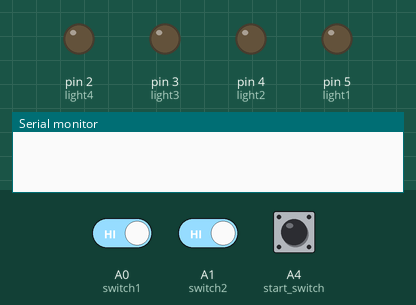
A sketch run on a simulated Arduino Uno, built with avr-gcc and run on an emulated ATmega328P. Parts: output pins drawn as LEDs (lit = HIGH), the last lines printed to the serial monitor. Dashed ring = blinking. The test bench sets the inputs (shaded band); at power-on: A4 (start_switch) HIGH, A0 (switch1) HIGH, A1 (switch2) HIGH. Random numbers use the default seed unless the sketch sets one.

Above: at 1.2 s.
1.3 s: A4 (start_switch) pulled LOW for 0.15 s
At 2.1 s:
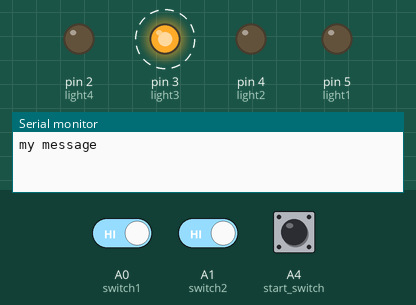
At 4.2 s:
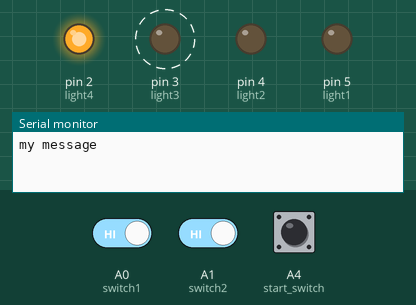
4.4 s: A0 (switch1) driven LOW and A1 (switch2) driven LOW
At 10.0 s:
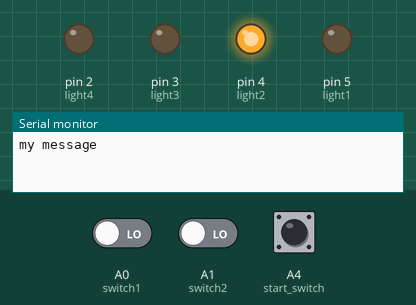
10.4 s: A0 (switch1) driven HIGH
Timing chart, 0 to 19.4 s (numbered marks = the images above; inputs shaded):
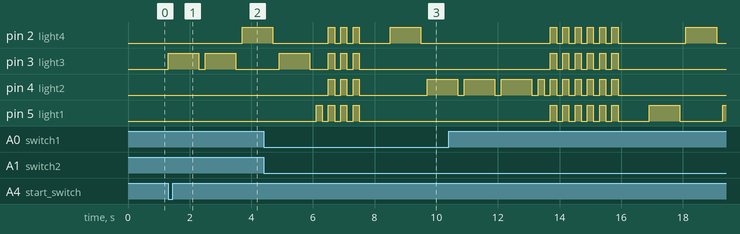

The sketch:

simon_says.ino
```cpp
// C++ code
//
const int switch1 = A0;
const int switch2 = A1;
const int switch3 = A2;
const int switch4 = A3;

const int start_switch = A4;

const int light1 = 5;
const int light2 = 4;
const int light3 = 3;
const int light4 = 2;

const int sequence_size = 4;
int sequence[sequence_size];
int input_sequence[sequence_size];

bool started = false;
const int chances = 3;
int errors = 0;

int error_repetition = 3;

void setup() {
  Serial.begin(9600);
  pinMode(switch1, INPUT);
  pinMode(switch2, INPUT);
  pinMode(switch3, INPUT);
  pinMode(switch4, INPUT);

  pinMode(light1, OUTPUT);
  pinMode(light2, OUTPUT);
  pinMode(light3, OUTPUT);
  pinMode(light4, OUTPUT);

  digitalWrite(light1, LOW);
  digitalWrite(light2, LOW);
  digitalWrite(light3, LOW);
  digitalWrite(light4, LOW);
}

void loop()
{
  if (errors == chances)
  {
     errors = 0;
    error_repetition = 3;
    started = false;
  }
  if (digitalRead(start_switch) == LOW && started == false)
  {
    started = true;
    Serial.println("my message");
  }
  if (started == true && errors < chances)
  {
    set_sequence();
    get_sequence();
  }


}

void set_sequence()
{
  randomSeed(millis()); //in this way is really random!!!

  for (int i = 0; i < sequence_size; i++)
  {
    sequence[i] = random(2,6);
  }

  digitalWrite(light1, LOW);
  digitalWrite(light2, LOW);
  digitalWrite(light3, LOW);
  digitalWrite(light4, LOW);

  for (int i = 0; i < sequence_size; i++)
  {
    digitalWrite(sequence[i], HIGH);
    delay(1000);
    digitalWrite(sequence[i], LOW);
    delay(200);
  }

}

void get_sequence()
{
  int flag = 0; //this flag indicates if the sequence is correct

  for (int i = 0; i < sequence_size; i++)
  {
    flag = 0;
    while(flag == 0)
    {
      if (digitalRead(switch1) == LOW)
      {
        digitalWrite(light1, HIGH);
        input_sequence[i] = 5;
        flag = 1;
        delay(200);
        if (input_sequence[i] != sequence[i])
        {
          wrong_sequence();
          errors++;
          return;
        }
        digitalWrite(light1, LOW);
       }

      if (digitalRead(switch2) == LOW)
      {
        digitalWrite(light2, HIGH);
        input_sequence[i] = 4;
        flag = 1;
        delay(200);
        if (input_sequence[i] != sequence[i])
        {
          wrong_sequence();
          errors++;
          return;
        }
        digitalWrite(light2, LOW);
       }

      if (digitalRead(switch3) == LOW)
      {
        digitalWrite(light3, HIGH);
        input_sequence[i] = 3;
        flag = 1;
        delay(200);
        if (input_sequence[i] != sequence[i])
        {
          wrong_sequence();
          errors++;
          return;
        }
        digitalWrite(light3, LOW);
      }

      if (digitalRead(switch4) == LOW)
      {
        digitalWrite(light4, HIGH);
        input_sequence[i] = 2;
        flag = 1;
        delay(200);
        if (input_sequence[i] != sequence[i])
        {
          wrong_sequence();
          errors++;
          return;
        }
        digitalWrite(light4, LOW);
      }
   }
    }
  right_sequence();
}

void right_sequence()
{

    digitalWrite(light1, LOW);
    digitalWrite(light2, LOW);
    digitalWrite(light3, LOW);
    digitalWrite(light4, LOW);
    delay(500);

    digitalWrite(light1, HIGH);
    digitalWrite(light2, HIGH);
    digitalWrite(light3, HIGH);
    digitalWrite(light4, HIGH);

  delay(500);
    digitalWrite(light1, LOW);
    digitalWrite(light2, LOW);
    digitalWrite(light3, LOW);
    digitalWrite(light4, LOW);
    delay(1000);
}

void wrong_sequence()
{
  for (int i = 0; i < error_repetition; i++)
  {
      digitalWrite(light1, LOW);
      digitalWrite(light2, LOW);
      digitalWrite(light3, LOW);
      digitalWrite(light4, LOW);
      delay(200);
      digitalWrite(light1, HIGH);
      digitalWrite(light2, HIGH);
      digitalWrite(light3, HIGH);
      digitalWrite(light4, HIGH);
      delay(200);
      digitalWrite(light1, LOW);
      digitalWrite(light2, LOW);
      digitalWrite(light3, LOW);
      digitalWrite(light4, LOW);

  }
  error_repetition = error_repetition + 3 ;
  delay(1000);
}
```

Measured:
- after the input at 1.3 s, pin 2 (light4): LOW → HIGH after 2.4 s; pin 3 (light3): alternates HIGH for 1.0 s and LOW for 0.20 s, starting at once
